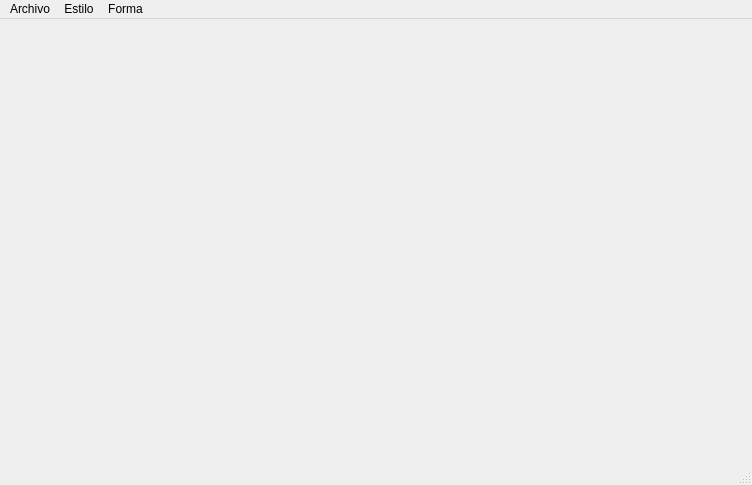
<?xml version="1.0" encoding="UTF-8"?>
<ui version="4.0">
 <class>Principal</class>
 <widget class="QMainWindow" name="Principal">
  <property name="geometry">
   <rect>
    <x>0</x>
    <y>0</y>
    <width>752</width>
    <height>485</height>
   </rect>
  </property>
  <property name="windowTitle">
   <string>Paint</string>
  </property>
  <property name="windowIcon">
   <iconset resource="recursos.qrc">
    <normaloff>:/imagenes/Recursos/paint-palette.png</normaloff>:/imagenes/Recursos/paint-palette.png</iconset>
  </property>
  <widget class="QWidget" name="centralwidget"/>
  <widget class="QMenuBar" name="menubar">
   <property name="geometry">
    <rect>
     <x>0</x>
     <y>0</y>
     <width>752</width>
     <height>20</height>
    </rect>
   </property>
   <widget class="QMenu" name="menuArchivo">
    <property name="title">
     <string>Archivo</string>
    </property>
    <addaction name="actionNuevo"/>
    <addaction name="actionGuardar"/>
    <addaction name="separator"/>
    <addaction name="actionSalir"/>
   </widget>
   <widget class="QMenu" name="menuEstilo">
    <property name="title">
     <string>Estilo</string>
    </property>
    <addaction name="actionColor"/>
    <addaction name="actionAncho"/>
   </widget>
   <widget class="QMenu" name="menuForma">
    <property name="title">
     <string>Forma</string>
    </property>
    <addaction name="actionLibre"/>
    <addaction name="actionLineas"/>
    <addaction name="actionRectangulos"/>
    <addaction name="actionCircunferencias"/>
   </widget>
   <addaction name="menuArchivo"/>
   <addaction name="menuEstilo"/>
   <addaction name="menuForma"/>
  </widget>
  <widget class="QStatusBar" name="statusbar"/>
  <action name="actionNuevo">
   <property name="icon">
    <iconset resource="recursos.qrc">
     <normaloff>:/imagenes/Recursos/crear.png</normaloff>:/imagenes/Recursos/crear.png</iconset>
   </property>
   <property name="text">
    <string>Nuevo</string>
   </property>
  </action>
  <action name="actionGuardar">
   <property name="icon">
    <iconset resource="recursos.qrc">
     <normaloff>:/imagenes/Recursos/disco-flexible.png</normaloff>:/imagenes/Recursos/disco-flexible.png</iconset>
   </property>
   <property name="text">
    <string>Guardar</string>
   </property>
  </action>
  <action name="actionSalir">
   <property name="icon">
    <iconset resource="recursos.qrc">
     <normaloff>:/imagenes/Recursos/salida.png</normaloff>:/imagenes/Recursos/salida.png</iconset>
   </property>
   <property name="text">
    <string>Salir</string>
   </property>
  </action>
  <action name="actionColor">
   <property name="icon">
    <iconset resource="recursos.qrc">
     <normaloff>:/imagenes/Recursos/circulo-de-color.png</normaloff>:/imagenes/Recursos/circulo-de-color.png</iconset>
   </property>
   <property name="text">
    <string>Color</string>
   </property>
  </action>
  <action name="actionAncho">
   <property name="icon">
    <iconset resource="recursos.qrc">
     <normaloff>:/imagenes/Recursos/anchura.png</normaloff>:/imagenes/Recursos/anchura.png</iconset>
   </property>
   <property name="text">
    <string>Ancho</string>
   </property>
  </action>
  <action name="actionLibre">
   <property name="icon">
    <iconset resource="recursos.qrc">
     <normaloff>:/imagenes/Recursos/linea-curva-vectorial.png</normaloff>:/imagenes/Recursos/linea-curva-vectorial.png</iconset>
   </property>
   <property name="text">
    <string>Libre</string>
   </property>
  </action>
  <action name="actionLineas">
   <property name="icon">
    <iconset resource="recursos.qrc">
     <normaloff>:/imagenes/Recursos/linea-diagonal.png</normaloff>:/imagenes/Recursos/linea-diagonal.png</iconset>
   </property>
   <property name="text">
    <string>Líneas</string>
   </property>
  </action>
  <action name="actionRectangulos">
   <property name="icon">
    <iconset resource="recursos.qrc">
     <normaloff>:/imagenes/Recursos/rectangulo.png</normaloff>:/imagenes/Recursos/rectangulo.png</iconset>
   </property>
   <property name="text">
    <string>Rectangulos</string>
   </property>
  </action>
  <action name="actionCircunferencias">
   <property name="icon">
    <iconset resource="recursos.qrc">
     <normaloff>:/imagenes/Recursos/circunferencia.png</normaloff>:/imagenes/Recursos/circunferencia.png</iconset>
   </property>
   <property name="text">
    <string>Circunferencias</string>
   </property>
  </action>
 </widget>
 <resources>
  <include location="recursos.qrc"/>
 </resources>
 <connections/>
</ui>
